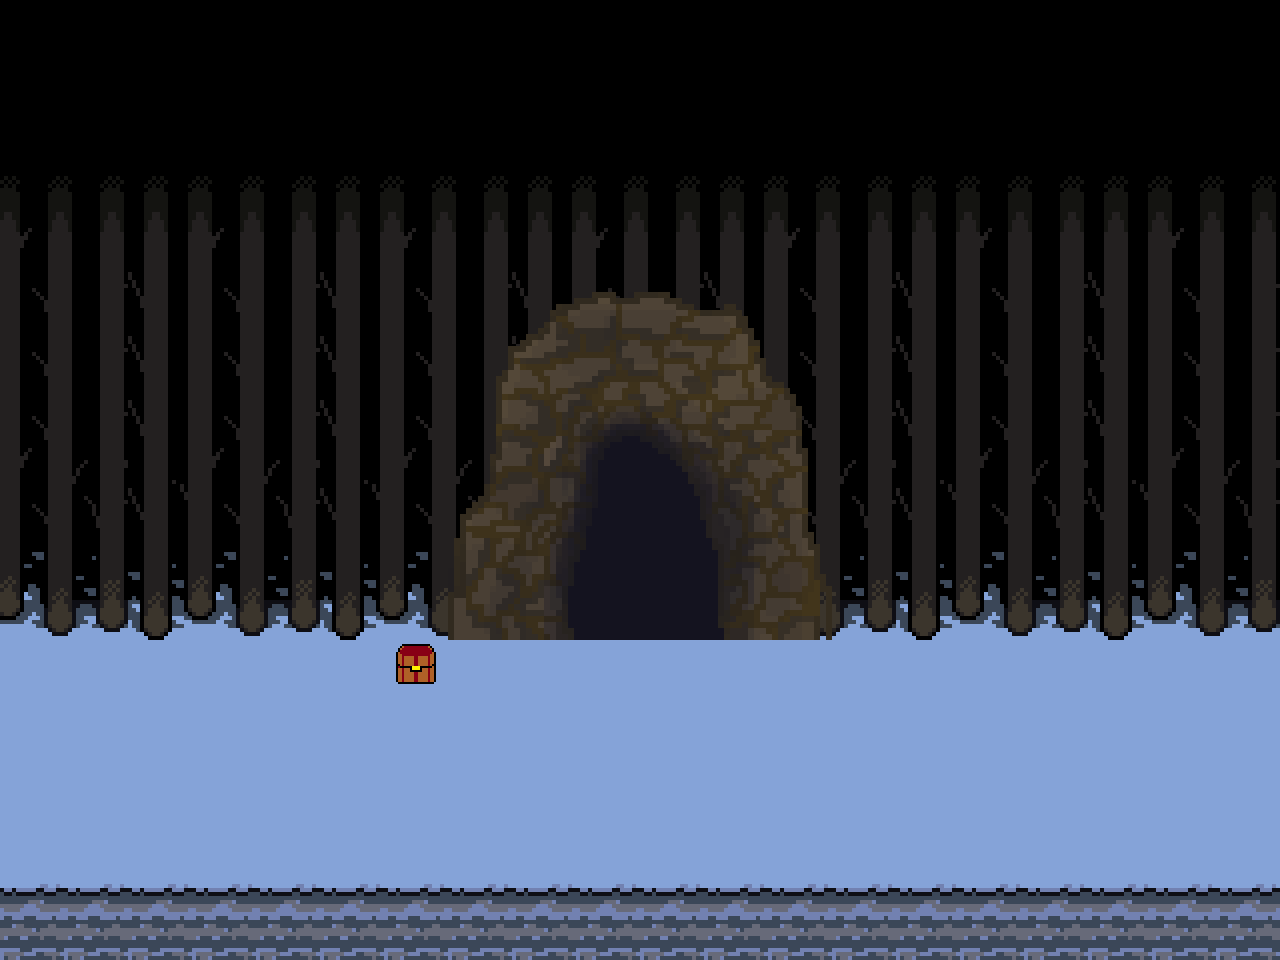

Tiled map render using the project's own tile images. Description and the whole map definition, tile-layer contents included, below:
An orthogonal 20x15 tile map with 64x64 px tiles, 4 tile layers (layer1, layer2, layer3, layer4), 5 tilesets and 4 objects.

<map version="1.10" tiledversion="1.11.2" orientation="orthogonal" renderorder="right-down" width="20" height="15" tilewidth="64" tileheight="64" infinite="0" nextlayerid="7" nextobjectid="10">
 <tileset firstgid="1" name="winterText-export" tilewidth="64" tileheight="64" tilecount="15" columns="3">
  <image source="texs/winterText-export.png" width="192" height="320" />
 </tileset>
 <tileset firstgid="16" name="winterTree-x" tilewidth="64" tileheight="64" tilecount="24" columns="4">
  <image source="texs/winterTree-x.png" width="256" height="384" />
 </tileset>
 <tileset firstgid="40" name="chest" tilewidth="40" tileheight="40" tilecount="1" columns="1">
  <image source="builds/chest.png" width="40" height="40" />
 </tileset>
 <tileset firstgid="41" name="пещера" tilewidth="64" tileheight="64" tilecount="36" columns="6">
  <image source="builds/пещера.png" width="384" height="384" />
 </tileset>
 <tileset firstgid="77" name="chest2" tilewidth="60" tileheight="60" tilecount="1" columns="1">
  <image source="builds/chest2.png" width="64" height="64" />
 </tileset>
 <layer id="1" name="layer1" width="20" height="15">
  <data encoding="csv">
0,0,0,0,0,0,0,0,0,0,0,0,0,0,0,0,0,0,0,0,
0,0,0,0,0,0,0,0,0,0,0,0,0,0,0,0,0,0,0,0,
0,0,0,0,0,0,0,0,0,0,0,0,0,0,0,0,0,0,0,0,
0,0,0,0,0,0,0,0,0,0,0,0,0,0,0,0,0,0,0,0,
0,0,0,0,0,0,0,0,0,0,0,0,0,0,0,0,0,0,0,0,
0,0,0,0,0,0,0,0,0,0,0,0,0,0,0,0,0,0,0,0,
0,0,0,0,0,0,0,0,0,0,0,0,0,0,0,0,0,0,0,0,
0,0,0,0,0,0,0,0,0,0,0,0,0,0,0,0,0,0,0,0,
0,0,0,0,0,0,0,0,0,0,0,0,0,0,0,0,0,0,0,0,
0,0,0,0,0,0,0,0,0,0,0,0,0,0,0,0,0,0,0,0,
0,0,0,0,0,0,0,0,0,0,0,0,0,0,0,0,0,0,0,0,
0,0,0,0,0,0,0,0,0,0,0,0,0,0,0,0,0,0,0,0,
5,5,5,5,5,5,5,5,5,5,5,5,5,5,5,5,5,5,5,5,
8,8,8,8,8,8,8,8,8,8,8,8,8,8,8,8,8,8,8,8,
11,11,11,11,11,11,11,11,11,11,11,11,11,11,11,11,11,11,11,11
</data>
 </layer>
 <layer id="2" name="layer2" width="20" height="15">
  <data encoding="csv">
19,19,19,19,19,19,19,19,19,19,19,19,19,19,19,19,19,19,19,19,
19,19,19,19,19,19,19,19,19,19,19,19,19,19,19,19,19,19,19,19,
17,18,16,17,18,16,17,18,16,17,18,16,17,18,16,17,18,16,17,18,
21,22,20,21,22,20,21,22,20,21,22,20,21,22,20,21,22,20,21,22,
25,26,24,25,26,24,25,26,24,25,26,24,25,26,24,25,26,24,25,26,
25,26,24,25,26,24,25,26,24,25,26,24,25,26,24,25,26,24,25,26,
25,26,24,25,26,24,25,26,24,25,26,24,25,26,24,25,26,24,25,26,
29,30,28,29,30,28,29,30,28,29,30,28,29,30,28,29,30,28,29,30,
33,34,32,33,34,32,33,34,32,33,34,32,33,34,32,33,34,32,33,34,
37,38,36,37,38,36,37,38,36,37,38,36,37,38,36,37,38,36,37,38,
5,5,5,5,5,5,5,5,5,5,5,5,5,5,5,5,5,5,5,5,
5,5,5,5,5,5,5,5,5,5,5,5,5,5,5,5,5,5,5,5,
0,0,0,0,0,0,0,0,0,0,0,0,0,0,0,0,0,0,0,0,
0,0,0,0,0,0,0,0,0,0,0,0,0,0,0,0,0,0,0,0,
0,0,0,0,0,0,0,0,0,0,0,0,0,0,0,0,0,0,0,0
</data>
 </layer>
 <layer id="4" name="layer3" width="20" height="15">
  <data encoding="csv">
0,0,0,0,0,0,0,0,0,0,0,0,0,0,0,0,0,0,0,0,
0,0,0,0,0,0,0,0,0,0,0,0,0,0,0,0,0,0,0,0,
0,0,0,0,0,0,0,0,0,0,0,0,0,0,0,0,0,0,0,0,
0,0,0,0,0,0,0,0,0,0,0,0,0,0,0,0,0,0,0,0,
0,0,0,0,0,0,0,0,0,0,0,0,0,0,0,0,0,0,0,0,
0,0,0,0,0,0,0,0,0,0,0,0,0,0,0,0,0,0,0,0,
0,0,0,0,0,0,0,0,0,0,0,0,0,0,0,0,0,0,0,0,
0,0,0,0,0,0,0,0,0,0,0,0,0,0,0,0,0,0,0,0,
0,0,0,0,0,0,0,0,0,0,0,0,0,0,0,0,0,0,0,0,
0,0,0,0,0,0,0,0,0,0,0,0,0,0,0,0,0,0,0,0,
0,0,0,0,0,0,0,0,0,0,0,0,0,0,0,0,0,0,0,0,
0,0,0,0,0,0,0,0,0,0,0,0,0,0,0,0,0,0,0,0,
0,0,0,0,0,0,0,0,0,0,0,0,0,0,0,0,0,0,0,0,
0,0,0,0,0,0,0,0,0,0,0,0,0,0,0,0,0,0,0,0,
0,0,0,0,0,0,0,0,0,0,0,0,0,0,0,0,0,0,0,0
</data>
 </layer>
 <layer id="6" name="layer4" width="20" height="15">
  <data encoding="csv">
0,0,0,0,0,0,0,0,0,0,0,0,0,0,0,0,0,0,0,0,
0,0,0,0,0,0,0,0,0,0,0,0,0,0,0,0,0,0,0,0,
0,0,0,0,0,0,0,0,0,0,0,0,0,0,0,0,0,0,0,0,
0,0,0,0,0,0,0,0,0,0,0,0,0,0,0,0,0,0,0,0,
0,0,0,0,0,0,0,41,42,43,44,45,46,0,0,0,0,0,0,0,
0,0,0,0,0,0,0,47,48,49,50,51,52,0,0,0,0,0,0,0,
0,0,0,0,0,0,0,53,54,55,56,57,58,0,0,0,0,0,0,0,
0,0,0,0,0,0,0,59,60,61,62,63,64,0,0,0,0,0,0,0,
0,0,0,0,0,0,0,65,66,67,68,69,70,0,0,0,0,0,0,0,
0,0,0,0,0,0,0,71,72,73,74,75,76,0,0,0,0,0,0,0,
0,0,0,0,0,0,77,0,0,0,0,0,0,0,0,0,0,0,0,0,
0,0,0,0,0,0,0,0,0,0,0,0,0,0,0,0,0,0,0,0,
0,0,0,0,0,0,0,0,0,0,0,0,0,0,0,0,0,0,0,0,
0,0,0,0,0,0,0,0,0,0,0,0,0,0,0,0,0,0,0,0,
0,0,0,0,0,0,0,0,0,0,0,0,0,0,0,0,0,0,0,0
</data>
 </layer>
 <objectgroup id="3" name="objects">
  <object id="3" x="0" y="621.212" width="1280.73" height="20.1515" />
  <object id="4" x="-4.365" y="881.924" width="1280.73" height="20.1515" />
  <object id="8" x="390" y="640.667" width="52" height="44.3333" />
  <object id="9" x="1262" y="640.5" width="16.5" height="242" />
 </objectgroup>
</map>